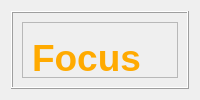
            <widget class="QWidget" name="tb_overview">
             <property name="maximumSize">
              <size>
               <width>1783</width>
               <height>1019</height>
              </size>
             </property>
             <attribute name="title">
              <string>Overview</string>
             </attribute>
             <layout class="QGridLayout" name="gridLayout_12">
              <item row="0" column="0">
               <widget class="QFrame" name="frame_8">
                <property name="frameShape">
                 <enum>QFrame::Shape::Box</enum>
                </property>
                <property name="frameShadow">
                 <enum>QFrame::Shadow::Raised</enum>
                </property>
                <layout class="QGridLayout" name="gridLayout_9">
                 <item row="0" column="0">
                  <widget class="QFrame" name="frame_26">
                   <property name="frameShape">
                    <enum>QFrame::Shape::StyledPanel</enum>
                   </property>
                   <property name="frameShadow">
                    <enum>QFrame::Shadow::Raised</enum>
                   </property>
                   <widget class="QLabel" name="label_33">
                    <property name="geometry">
                     <rect>
                      <x>10</x>
                      <y>10</y>
                      <width>115</width>
                      <height>51</height>
                     </rect>
                    </property>
                    <property name="font">
                     <font>
                      <pointsize>28</pointsize>
                      <bold>true</bold>
                      <underline>false</underline>
                     </font>
                    </property>
                    <property name="styleSheet">
                     <string notr="true">color: rgb(255, 170, 0);</string>
                    </property>
                    <property name="text">
                     <string>Focus</string>
                    </property>
                    <property name="alignment">
                     <set>Qt::AlignmentFlag::AlignLeading|Qt::AlignmentFlag::AlignLeft|Qt::AlignmentFlag::AlignVCenter</set>
                    </property>
                   </widget>
                   <widget class="QFrame" name="frame_focus">
                    <property name="geometry">
                     <rect>
                      <x>10</x>
                      <y>81</y>
                      <width>1741</width>
                      <height>201</height>
                     </rect>
                    </property>
                    <property name="frameShape">
                     <enum>QFrame::Shape::StyledPanel</enum>
                    </property>
                    <property name="frameShadow">
                     <enum>QFrame::Shadow::Raised</enum>
                    </property>
                    <layout class="QGridLayout" name="gridLayout">
                     <item row="4" column="0">
                      <widget class="QLabel" name="label_18">
                       <property name="styleSheet">
                        <string notr="true">color: rgb(0, 170, 255);</string>
                       </property>
                       <property name="text">
                        <string>Focal throw</string>
                       </property>
                      </widget>
                     </item>
                     <item row="1" column="2">
                      <spacer name="horizontalSpacer_2">
                       <property name="orientation">
                        <enum>Qt::Orientation::Horizontal</enum>
                       </property>
                       <property name="sizeHint" stdset="0">
                        <size>
                         <width>40</width>
                         <height>20</height>
                        </size>
                       </property>
                      </spacer>
                     </item>
                     <item row="1" column="0">
                      <widget class="QLabel" name="label_27">
                       <property name="styleSheet">
                        <string notr="true">color: rgb(0, 170, 255);</string>
                       </property>
                       <property name="text">
                        <string>Focal length (Text)          </string>
                       </property>
                      </widget>
                     </item>
                     <item row="2" column="3">
                      <widget class="QLabel" name="label_30">
                       <property name="styleSheet">
                        <string notr="true">color: rgb(0, 170, 255);</string>
                       </property>
                       <property name="text">
                        <string>Min focal distance</string>
                       </property>
                      </widget>
                     </item>
                     <item row="2" column="0">
                      <widget class="QLabel" name="label_29">
                       <property name="styleSheet">
                        <string notr="true">color: rgb(0, 170, 255);</string>
                       </property>
                       <property name="text">
                        <string>Focal length (actual)          </string>
                       </property>
                      </widget>
                     </item>
                     <item row="1" column="1">
                      <widget class="QLineEdit" name="le_focallength">
                       <property name="placeholderText">
                        <string>e.g. 50mm</string>
                       </property>
                      </widget>
                     </item>
                     <item row="3" column="4">
                      <widget class="QLineEdit" name="le_type_of_focus_ring">
                       <property name="toolTip">
                        <string>A &quot;focus ring&quot; is a visual cue, often a line or outline, that highlights the currently selected element on a webpage or interface. It's essential for users, especially those relying on keyboards or assistive technologies, to visually track where the focus is</string>
                       </property>
                       <property name="placeholderText">
                        <string>e.g. Tab or Stick</string>
                       </property>
                      </widget>
                     </item>
                     <item row="2" column="4">
                      <widget class="QLineEdit" name="le_mfd">
                       <property name="toolTip">
                        <string>Minimum focus distance is the closest distance a lens can focus on a subject. It's also known as the closest focusing distance</string>
                       </property>
                       <property name="placeholderText">
                        <string>e.g. 0.7m</string>
                       </property>
                      </widget>
                     </item>
                     <item row="3" column="3">
                      <widget class="QLabel" name="label_32">
                       <property name="styleSheet">
                        <string notr="true">color: rgb(0, 170, 255);</string>
                       </property>
                       <property name="text">
                        <string>Type of focus ring</string>
                       </property>
                      </widget>
                     </item>
                     <item row="2" column="2">
                      <spacer name="horizontalSpacer_3">
                       <property name="orientation">
                        <enum>Qt::Orientation::Horizontal</enum>
                       </property>
                       <property name="sizeHint" stdset="0">
                        <size>
                         <width>40</width>
                         <height>20</height>
                        </size>
                       </property>
                      </spacer>
                     </item>
                     <item row="1" column="3">
                      <widget class="QLabel" name="label_28">
                       <property name="styleSheet">
                        <string notr="true">color: rgb(0, 170, 255);</string>
                       </property>
                       <property name="text">
                        <string>Focus in mm</string>
                       </property>
                       <property name="alignment">
                        <set>Qt::AlignmentFlag::AlignRight|Qt::AlignmentFlag::AlignTrailing|Qt::AlignmentFlag::AlignVCenter</set>
                       </property>
                      </widget>
                     </item>
                     <item row="3" column="0">
                      <widget class="QLabel" name="label_31">
                       <property name="styleSheet">
                        <string notr="true">color: rgb(0, 170, 255);</string>
                       </property>
                       <property name="text">
                        <string>Focusing range</string>
                       </property>
                      </widget>
                     </item>
                     <item row="1" column="4">
                      <widget class="QLineEdit" name="le_focallength_sort">
                       <property name="placeholderText">
                        <string>e.g. 50 (number only)</string>
                       </property>
                      </widget>
                     </item>
                     <item row="3" column="2">
                      <spacer name="horizontalSpacer_4">
                       <property name="orientation">
                        <enum>Qt::Orientation::Horizontal</enum>
                       </property>
                       <property name="sizeHint" stdset="0">
                        <size>
                         <width>40</width>
                         <height>20</height>
                        </size>
                       </property>
                      </spacer>
                     </item>
                     <item row="2" column="1">
                      <widget class="QLineEdit" name="le_aperture1_kannweg">
                       <property name="toolTip">
                        <string>Aperture is typically expressed as an f-number or f-stop, like f/1.4, f/2.8, or f/8. A smaller f-number corresponds to a larger aperture opening, letting in more light and creating a shallow depth of field (blurred background). Conversely, a larger f-number corresponds to a smaller aperture, letting in less light and creating a deeper depth of field (more of the scene in focus). 
</string>
                       </property>
                       <property name="placeholderText">
                        <string>e.g. 52mm</string>
                       </property>
                      </widget>
                     </item>
                     <item row="3" column="1">
                      <widget class="QLineEdit" name="le_focusing_range">
                       <property name="toolTip">
                        <string>A lens's focusing range refers to the distance between the camera's sensor and the subject that the lens can focus on to produce a sharp image. This range is defined by the minimum focusing distance (MFD) and the ability to focus at infinity. The MFD is the closest distance a lens can focus on, and beyond that, a subject can be focused at any distance. 
</string>
                       </property>
                       <property name="placeholderText">
                        <string>Distance between the sensor ...</string>
                       </property>
                      </widget>
                     </item>
                     <item row="4" column="1">
                      <widget class="QLineEdit" name="le_focus_throw">
                       <property name="toolTip">
                        <string>Focus throw is measured in degrees and represents the amount of rotation needed to turn a lens’ focus ring from its MFD (minimum focus distance) to infinity. </string>
                       </property>
                       <property name="placeholderText">
                        <string>Amount of rotation in degrees</string>
                       </property>
                      </widget>
                     </item>
                    </layout>
                   </widget>
                   <widget class="QFrame" name="frame_overview">
                    <property name="geometry">
                     <rect>
                      <x>10</x>
                      <y>320</y>
                      <width>1743</width>
                      <height>671</height>
                     </rect>
                    </property>
                    <property name="frameShape">
                     <enum>QFrame::Shape::StyledPanel</enum>
                    </property>
                    <property name="frameShadow">
                     <enum>QFrame::Shadow::Raised</enum>
                    </property>
                    <layout class="QFormLayout" name="formLayout">
                     <item row="2" column="0">
                      <widget class="QLabel" name="label_82">
                       <property name="styleSheet">
                        <string notr="true">color: rgb(0, 170, 255);</string>
                       </property>
                       <property name="text">
                        <string>Dimension</string>
                       </property>
                      </widget>
                     </item>
                     <item row="2" column="1">
                      <widget class="QLineEdit" name="le_dimension">
                       <property name="placeholderText">
                        <string>e.g. Length - ca. 43 /55 mm (w/ w/o Lens hood)</string>
                       </property>
                      </widget>
                     </item>
                     <item row="3" column="0">
                      <widget class="QLabel" name="label_81">
                       <property name="styleSheet">
                        <string notr="true">color: rgb(0, 170, 255);</string>
                       </property>
                       <property name="text">
                        <string>Length to bayonet flange</string>
                       </property>
                      </widget>
                     </item>
                     <item row="3" column="1">
                      <widget class="QLineEdit" name="le_length_to_bayonet_flange">
                       <property name="toolTip">
                        <string>For an interchangeable lens camera, the flange focal distance (FFD) (also known as the flange-to-film distance, flange focal depth, flange back distance (FBD), flange focal length (FFL), back focus[1] or register, depending on the usage and source) of a lens mount system is the distance from the mounting flange (the interlocking metal rings on the camera and the rear of the lens) to the film or image sensor plane. This value is different for different camera systems. The range of this distance, which will render an image clearly in focus within all focal lengths, is usually measured to a precision of hundredths of millimetres, and is not to be confused with depth of field. </string>
                       </property>
                       <property name="placeholderText">
                        <string>Distance from the mounting flange to the film or image sensor plane</string>
                       </property>
                      </widget>
                     </item>
                     <item row="4" column="0">
                      <widget class="QLabel" name="label_22">
                       <property name="styleSheet">
                        <string notr="true">color: rgb(0, 170, 255);</string>
                       </property>
                       <property name="text">
                        <string>Diameter dimensions</string>
                       </property>
                      </widget>
                     </item>
                     <item row="4" column="1">
                      <widget class="QLineEdit" name="le_dimensions_diameter">
                       <property name="toolTip">
                        <string>The lens diameter refers to the edge-to-edge measurement of a lens, typically measured in millimeters (mm). It's a crucial dimension for contact lenses, ensuring proper fit and comfort, and for other lenses, it can influence aspects like image quality and the size of the filter threads.</string>
                       </property>
                       <property name="placeholderText">
                        <string>Typical Range: Soft contact lenses commonly have diameters between 13.80 and 14.50 mm</string>
                       </property>
                      </widget>
                     </item>
                     <item row="5" column="0">
                      <widget class="QLabel" name="label_77">
                       <property name="styleSheet">
                        <string notr="true">color: rgb(0, 170, 255);</string>
                       </property>
                       <property name="text">
                        <string>Diaphragm setting type</string>
                       </property>
                      </widget>
                     </item>
                     <item row="5" column="1">
                      <widget class="QLineEdit" name="le_diaphragm_setting_type">
                       <property name="toolTip">
                        <string>Lens diaphragm settings, or aperture settings, are typically denoted by f-stops, such as f/2, f/2.8, f/4, etc. A smaller f-stop number indicates a wider aperture (allowing more light in) and vice versa. These settings control the amount of light entering the camera and also affect the depth of field (the area of the image that is in focus)</string>
                       </property>
                       <property name="placeholderText">
                        <string>...</string>
                       </property>
                      </widget>
                     </item>
                     <item row="6" column="0">
                      <widget class="QLabel" name="label_80">
                       <property name="styleSheet">
                        <string notr="true">color: rgb(0, 170, 255);</string>
                       </property>
                       <property name="text">
                        <string>Filter type</string>
                       </property>
                      </widget>
                     </item>
                     <item row="6" column="1">
                      <widget class="QLineEdit" name="le_filter_type">
                       <property name="toolTip">
                        <string>The four primary types of filters include the low-pass filter, the high-pass filter, the band-pass filter, and the notch filter (or the band-reject or band-stop filter)</string>
                       </property>
                       <property name="placeholderText">
                        <string>One of the four primary type of filters ...</string>
                       </property>
                      </widget>
                     </item>
                     <item row="7" column="0">
                      <widget class="QLabel" name="label_79">
                       <property name="styleSheet">
                        <string notr="true">color: rgb(0, 170, 255);</string>
                       </property>
                       <property name="text">
                        <string>Designer</string>
                       </property>
                      </widget>
                     </item>
                     <item row="7" column="1">
                      <widget class="QLineEdit" name="le_designer">
                       <property name="placeholderText">
                        <string>e.g. Wilhelm Oskar Barnack</string>
                       </property>
                      </widget>
                     </item>
                     <item row="8" column="0">
                      <widget class="QLabel" name="label_78">
                       <property name="styleSheet">
                        <string notr="true">color: rgb(0, 170, 255);</string>
                       </property>
                       <property name="text">
                        <string>Materials</string>
                       </property>
                      </widget>
                     </item>
                     <item row="8" column="1">
                      <widget class="QLineEdit" name="le_materials">
                       <property name="toolTip">
                        <string>Lens materials include glass, plastic (CR-39), polycarbonate, and Trivex. Glass is traditional, while plastic offers lightness and impact resistance. Polycarbonate is known for its durability and impact resistance, and Trivex provides high optical clarity</string>
                       </property>
                       <property name="placeholderText">
                        <string>e.g. Glass, plastic (CR-39), polycarbonate, and Trivex ...</string>
                       </property>
                      </widget>
                     </item>
                     <item row="10" column="0">
                      <widget class="QLabel" name="label_76">
                       <property name="styleSheet">
                        <string notr="true">color: rgb(0, 170, 255);</string>
                       </property>
                       <property name="text">
                        <string>Reproduction, largest</string>
                       </property>
                      </widget>
                     </item>
                     <item row="10" column="1">
                      <widget class="QLineEdit" name="le_largest_reproduction">
                       <property name="toolTip">
                        <string>Reproduction Ratio:
This refers to the ratio of the size of the object on the image sensor to the actual size of the object. A higher reproduction ratio means the object is photographed at a larger size.</string>
                       </property>
                       <property name="placeholderText">
                        <string>e.g. 1:1 (1x)</string>
                       </property>
                      </widget>
                     </item>
                     <item row="9" column="1">
                      <widget class="QLineEdit" name="le_weight">
                       <property name="toolTip">
                        <string>The weight of a lens can vary greatly depending on the type of lens (e.g., contact lens, eyeglasses, camera lens). Contact lenses are very light, typically around 16 grams. Eyeglass lenses can range in weight from 20 to 40 grams, with thinner, lighter lenses being an option. Camera lenses can be significantly heavier, with some modern lenses weighing over 650 grams</string>
                       </property>
                       <property name="placeholderText">
                        <string>Weight in grams or lb</string>
                       </property>
                      </widget>
                     </item>
                     <item row="9" column="0">
                      <widget class="QLabel" name="label_26">
                       <property name="styleSheet">
                        <string notr="true">color: rgb(0, 170, 255);</string>
                       </property>
                       <property name="text">
                        <string>Weight</string>
                       </property>
                      </widget>
                     </item>
                     <item row="1" column="0">
                      <widget class="QLabel" name="label_23">
                       <property name="styleSheet">
                        <string notr="true">color: rgb(0, 170, 255);</string>
                       </property>
                       <property name="text">
                        <string>Compatibility</string>
                       </property>
                      </widget>
                     </item>
                     <item row="1" column="1">
                      <widget class="QLineEdit" name="le_compatibility">
                       <property name="placeholderText">
                        <string>Lenses are compatible with these cameras</string>
                       </property>
                      </widget>
                     </item>
                     <item row="0" column="0" colspan="2">
                      <widget class="QFrame" name="frame_25">
                       <property name="frameShape">
                        <enum>QFrame::Shape::StyledPanel</enum>
                       </property>
                       <property name="frameShadow">
                        <enum>QFrame::Shadow::Raised</enum>
                       </property>
                       <layout class="QHBoxLayout" name="horizontalLayout_10">
                        <item>
                         <widget class="QLabel" name="label_83">
                          <property name="font">
                           <font>
                            <pointsize>28</pointsize>
                            <bold>true</bold>
                            <underline>false</underline>
                           </font>
                          </property>
                          <property name="styleSheet">
                           <string notr="true">color: rgb(255, 170, 0);</string>
                          </property>
                          <property name="text">
                           <string>Overview</string>
                          </property>
                          <property name="alignment">
                           <set>Qt::AlignmentFlag::AlignLeading|Qt::AlignmentFlag::AlignLeft|Qt::AlignmentFlag::AlignVCenter</set>
                          </property>
                         </widget>
                        </item>
                       </layout>
                      </widget>
                     </item>
                    </layout>
                   </widget>
                  </widget>
                 </item>
                </layout>
               </widget>
              </item>
             </layout>
            </widget>
